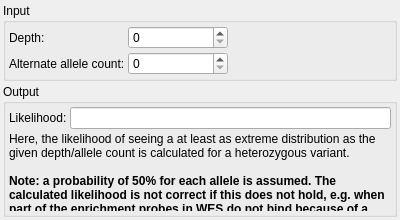
<?xml version="1.0" encoding="UTF-8"?>
<ui version="4.0">
 <class>AlleleBalanceCalculator</class>
 <widget class="QWidget" name="AlleleBalanceCalculator">
  <property name="geometry">
   <rect>
    <x>0</x>
    <y>0</y>
    <width>400</width>
    <height>220</height>
   </rect>
  </property>
  <property name="minimumSize">
   <size>
    <width>400</width>
    <height>220</height>
   </size>
  </property>
  <property name="windowTitle">
   <string>Form</string>
  </property>
  <layout class="QVBoxLayout" name="verticalLayout">
   <property name="spacing">
    <number>3</number>
   </property>
   <property name="leftMargin">
    <number>3</number>
   </property>
   <property name="topMargin">
    <number>3</number>
   </property>
   <property name="rightMargin">
    <number>3</number>
   </property>
   <property name="bottomMargin">
    <number>3</number>
   </property>
   <item>
    <widget class="QGroupBox" name="groupBox">
     <property name="title">
      <string>Input</string>
     </property>
     <property name="flat">
      <bool>true</bool>
     </property>
     <layout class="QGridLayout" name="gridLayout">
      <property name="leftMargin">
       <number>3</number>
      </property>
      <property name="topMargin">
       <number>3</number>
      </property>
      <property name="rightMargin">
       <number>3</number>
      </property>
      <property name="bottomMargin">
       <number>3</number>
      </property>
      <property name="spacing">
       <number>3</number>
      </property>
      <item row="0" column="0">
       <widget class="QLabel" name="label">
        <property name="text">
         <string>Depth:</string>
        </property>
       </widget>
      </item>
      <item row="0" column="1">
       <widget class="QSpinBox" name="depth">
        <property name="minimumSize">
         <size>
          <width>100</width>
          <height>0</height>
         </size>
        </property>
        <property name="maximum">
         <number>99999999</number>
        </property>
       </widget>
      </item>
      <item row="1" column="0">
       <widget class="QLabel" name="label_2">
        <property name="text">
         <string>Alternate allele count:</string>
        </property>
       </widget>
      </item>
      <item row="1" column="1">
       <widget class="QSpinBox" name="allele_count">
        <property name="maximum">
         <number>99999999</number>
        </property>
       </widget>
      </item>
      <item row="0" column="2">
       <spacer name="horizontalSpacer">
        <property name="orientation">
         <enum>Qt::Horizontal</enum>
        </property>
        <property name="sizeHint" stdset="0">
         <size>
          <width>40</width>
          <height>20</height>
         </size>
        </property>
       </spacer>
      </item>
     </layout>
    </widget>
   </item>
   <item>
    <widget class="QGroupBox" name="groupBox_2">
     <property name="title">
      <string>Output</string>
     </property>
     <property name="flat">
      <bool>true</bool>
     </property>
     <layout class="QGridLayout" name="gridLayout_2" rowstretch="0,0">
      <property name="leftMargin">
       <number>3</number>
      </property>
      <property name="topMargin">
       <number>3</number>
      </property>
      <property name="rightMargin">
       <number>3</number>
      </property>
      <property name="bottomMargin">
       <number>3</number>
      </property>
      <property name="spacing">
       <number>3</number>
      </property>
      <item row="0" column="1">
       <widget class="QLineEdit" name="result">
        <property name="readOnly">
         <bool>true</bool>
        </property>
       </widget>
      </item>
      <item row="0" column="0">
       <widget class="QLabel" name="label_4">
        <property name="text">
         <string>Likelihood:</string>
        </property>
       </widget>
      </item>
      <item row="1" column="0" colspan="2">
       <widget class="QLabel" name="label_3">
        <property name="text">
         <string>&lt;html&gt;&lt;head/&gt;&lt;body&gt;&lt;p&gt;Here, the likelihood of seeing a at least as extreme distribution as the given depth/allele count is calculated for a heterozygous variant.&lt;br/&gt;&lt;br/&gt;&lt;span style=&quot; font-weight:600;&quot;&gt;Note: a probability of 50% for each allele is assumed. The calculated likelihood is not correct if this does not hold, e.g. when part of the enrichment probes in WES do not bind because of a variant. For WGS, the assumption should hold.&lt;/span&gt;&lt;/p&gt;&lt;/body&gt;&lt;/html&gt;</string>
        </property>
        <property name="wordWrap">
         <bool>true</bool>
        </property>
       </widget>
      </item>
     </layout>
    </widget>
   </item>
   <item>
    <spacer name="verticalSpacer">
     <property name="orientation">
      <enum>Qt::Vertical</enum>
     </property>
     <property name="sizeHint" stdset="0">
      <size>
       <width>5</width>
       <height>5</height>
      </size>
     </property>
    </spacer>
   </item>
  </layout>
 </widget>
 <resources/>
 <connections/>
</ui>
